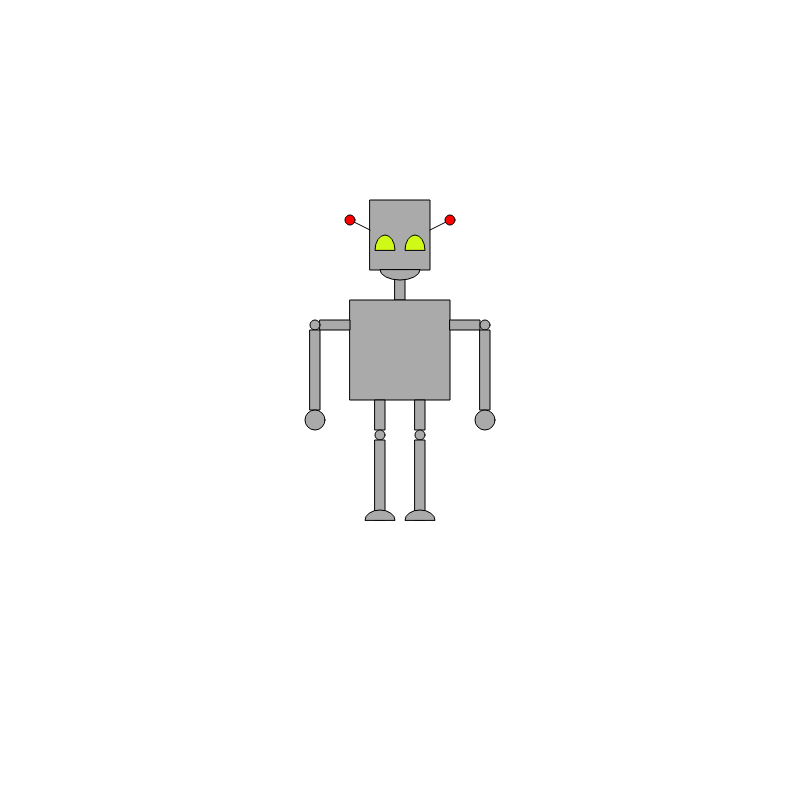
Frame 1 (no input)
Frame 60 (no input): identical to frame 1, image omitted
Frame 120 (the mouse pressed at the canvas centre since frame 60): identical to frame 1, image omitted

The p5.js sketch that drew this single still picture (run headless with seeded random() and noise() and a simulated clock; from frame 60 on, the mouse is pressed at the canvas centre):

// p5.js sketch
// ── sketch.js
function setup() {
    createCanvas(800, 800);
    rectMode(CENTER);
}

function draw() {
    background(255);
    fill(170);
    // Head
    rect(400, 235, 60, 70);
    // Neck
    rect(400, 285, 10, 30);
    // Mouth
    arc(400, 270, 40, 20, 0, PI, CHORD);
    // Torso
    square(400, 350, 100);
    // Left arm
    rect(465, 325, 30, 10);
    circle(485, 325, 10);
    rect(485, 370, 10, 80);
    circle(485, 420, 20);
    // Right arm
    rect(335, 325, 30, 10);
    circle(315, 325, 10);
    rect(315, 370, 10, 80);
    circle(315, 420, 20);
    // Left leg
    rect(420, 415, 10, 30);
    circle(420, 435, 10);
    rect(420, 480, 10, 80);
    arc(420, 520, 30, 20, PI, TWO_PI, CHORD);
    // Right leg
    rect(380, 415, 10, 30);
    circle(380, 435, 10);
    rect(380, 480, 10, 80);
    arc(380, 520, 30, 20, PI, TWO_PI, CHORD);
    // Eyes
    fill(207, 250, 23);
    arc(385, 250, 20, 30, PI, TWO_PI, CHORD);
    arc(415, 250, 20, 30, PI, TWO_PI, CHORD);
    // Antennae
    line(430, 230, 450, 220);
    line(370, 230, 350, 220);
    fill(255, 0, 0);
    circle(450, 220, 10);
    circle(350, 220, 10);
}
// ── exercise5.html
<!DOCTYPE html>
<html lang="en">
  <head>
    <meta charset="utf-8" />
    <meta name="viewport" content="width=device-width, initial-scale=1.0">

    <title>PDM1 - Practical 2 Solutions - Exercise 5</title>

    <link href="https://cdn.jsdelivr.net/npm/bootstrap@5.3.1/dist/css/bootstrap.min.css" rel="stylesheet" integrity="sha384-4bw+/aepP/YC94hEpVNVgiZdgIC5+VKNBQNGCHeKRQN+PtmoHDEXuppvnDJzQIu9" crossorigin="anonymous">
    <link rel="stylesheet" type="text/css" href="./lib/main-styles.css">
    <script src="https://cdn.jsdelivr.net/npm/bootstrap@5.3.1/dist/js/bootstrap.bundle.min.js" integrity="sha384-HwwvtgBNo3bZJJLYd8oVXjrBZt8cqVSpeBNS5n7C8IVInixGAoxmnlMuBnhbgrkm" crossorigin="anonymous"></script>
    <script src="./lib/libraries/p5.min.js"></script>
  </head>

  <body>
    <h1>Exercise 5 - Solution</h1>
    <p>This exercise is creative so this solution is just an example that you can use to see how various functions are called.</p>
    <script src="sketch.js"></script>
  </body>
</html>
